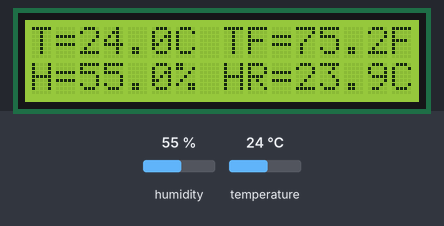
Bench run of a sketch on a simulated Arduino Uno, built with avr-gcc and run on an emulated ATmega328P. On the bench: 16×2 character LCD. Inputs (shaded band) come from the test bench; at power-on: humidity 55 %, temperature 24 °C. What the sketch prints to the serial monitor is not drawn.

Above: at 1.2 s.
1.3 s: humidity set to 22 %
At 13.3 s:
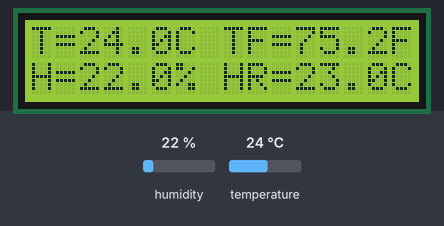
13.6 s: temperature set to 12 °C
At 23.9 s:
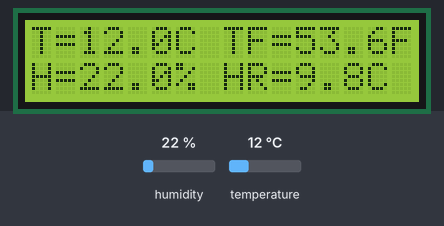
24.6 s: humidity set to 40 %
At 35.3 s:
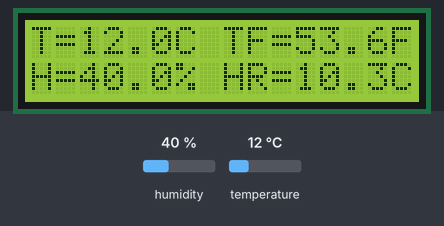
35.6 s: temperature set to 19 °C
At 46.0 s:
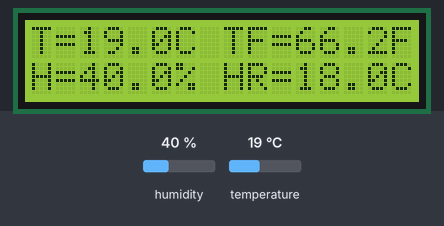
Timing chart, 0 to 47.5 s (numbered marks = the images above; inputs shaded):
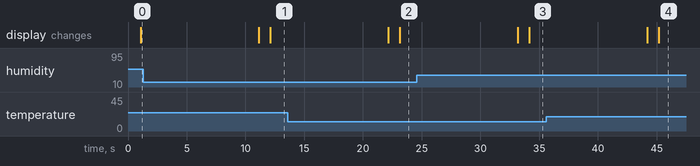

The sketch:

temphum01.ino
```cpp
#include "DHT.h" //including the Adafruit dht22 library
#include "LiquidCrystal.h"
#define DHTPIN 9 //Declaring pin 9 of arduino for the dht22
#define DHTTYPE DHT22 //Defining which type of dht22 we are using (DHT22 or DHT11)

#define DEGREE_SYMBOL (char)223


// other connections
// LCD pin --> Other
// V0      --> Middle of 10K potentiometer, Connect the two ends of potentiometer to GND and 5V
// A       --> To 5V through 220 ohm resistor
// K       --> GND


//define pins for the LCD
// lcd pin --> Arduino digital pin
#define LCD_RS 7
#define LCD_E  6
#define LCD_D4 5
#define LCD_D5 4
#define LCD_D6 3
#define LCD_D7 2

DHT dht(DHTPIN, DHTTYPE); //Declaring a variable named dht
//LiquidCrystal lcd(12, 11, 10, 9, 8, 7); // Initializing the LCD pins.
LiquidCrystal lcd(LCD_RS, LCD_E, LCD_D4, LCD_D5, LCD_D6, LCD_D7); // Initializing the LCD pins.

void setup() { //Data written in it will only run once
  Serial.begin(9600); //setting the baud rate at 9600
  lcd.begin(16, 2); // Initializes the interface to the LCD screen, and specifies the dimensions (width and height) of the display

  dht.begin(); //This command will start to receive the values from dht22

  lcd.setCursor(0, 0);
  lcd.print("HI=");
  lcd.setCursor(0, 1);
  lcd.print("T=");
  lcd.setCursor(10, 1);
  lcd.print("RH=");

  Serial.println("Finished setup!");
}


void loop() { //Data written in it will run again and again
  float hum = dht.readHumidity(); //Reading the humidity and storing in hum
  float temp = dht.readTemperature(); //Reading the temperature as Celsius and storing in temp
  float fah = dht.readTemperature(true);
  if (isnan(hum) || isnan(temp)) {
    // || isnan(fah)
    Serial.println("Failed to read from DHT sensor!");
    lcd.print("Failed to read");
    delay(2000); //Giving a delay of 2 seconds
    return;
  }
  float heat_index = dht.computeHeatIndex(fah, hum);
  float heat_indexC = dht.convertFtoC(heat_index);
  Serial.print("Humidity: "); //Writing the humidity on the serial monitor
  Serial.print(hum); //Writing the humidity value stored in hum on the Serial monitor
  Serial.print(" %\t");
  Serial.print("Temperature: "); //Writing the temperature on the serial monitor
  Serial.print(temp); //Writing the value of temperature on the serial monitor
  Serial.print(" *C ");
  Serial.print(fah);
  Serial.print(" *F\t");
  Serial.print("Heat index: ");
  Serial.print(heat_indexC);
  Serial.println(" *C ");
  //  Serial.print(heat_index);
  //  Serial.println(" *F ");


  lcd.clear();
  lcd.setCursor(0, 0); //Setting the cursor at the start of the LCD
  lcd.print("*Reading sensor*");
  delay(1000);
  lcd.clear();

  lcd.setCursor(0, 0); //Setting the cursor at the start of the LCD
  lcd.print("T="); //Writing the temperature on the LCD
  lcd.print(String(temp,1)); //Writing the value of temperature on the LCD
  lcd.print("C");
  //  lcd.print(" | ");
  lcd.print(" ");
  lcd.print("TF="); //Writing the temperature on the LCD
  lcd.print(String(fah,1)); //Writing the value of temperature on the LCD
  lcd.print("F");
  //  lcd.print(DEGREE_SYMBOL);
  lcd.setCursor(0, 1); //setting the cursor at next line
  lcd.print("H="); //Writing the humidity on the LCD display
  lcd.print(String(hum,1)); //Writing the humidity value stored in hum on the LCD display
  lcd.print("%");
  lcd.print(" ");
  lcd.print("HR=");
  lcd.print(String(heat_indexC,1));
  lcd.print("C");
  delay(10000); //Giving a delay of 2 seconds
}
```

Measured:
- after the input at 1.3 s, the display: first differs from a run without the input after 10.8 s (image 1)
- after the input at 13.6 s, the display: first differs from a run without the input after 9.5 s (image 2)
- after the input at 24.6 s, the display: first differs from a run without the input after 9.6 s (image 3)
- after the input at 35.6 s, the display: first differs from a run without the input after 9.6 s (image 4)
